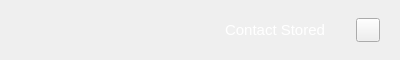
<?xml version="1.0" encoding="UTF-8"?>
<ui version="4.0">
 <class>SnackBar</class>
 <widget class="QDialog" name="SnackBar">
  <property name="geometry">
   <rect>
    <x>0</x>
    <y>0</y>
    <width>400</width>
    <height>60</height>
   </rect>
  </property>
  <property name="minimumSize">
   <size>
    <width>0</width>
    <height>60</height>
   </size>
  </property>
  <property name="maximumSize">
   <size>
    <width>16777215</width>
    <height>60</height>
   </size>
  </property>
  <property name="windowTitle">
   <string notr="true">N/A</string>
  </property>
  <layout class="QHBoxLayout" name="horizontalLayout">
   <property name="spacing">
    <number>0</number>
   </property>
   <property name="leftMargin">
    <number>100</number>
   </property>
   <property name="topMargin">
    <number>0</number>
   </property>
   <property name="rightMargin">
    <number>0</number>
   </property>
   <property name="bottomMargin">
    <number>0</number>
   </property>
   <item>
    <widget class="QWidget" name="snackContainer" native="true">
     <property name="styleSheet">
      <string notr="true"/>
     </property>
     <layout class="QHBoxLayout" name="horizontalLayout_2" stretch="0,2,0">
      <property name="spacing">
       <number>0</number>
      </property>
      <property name="rightMargin">
       <number>20</number>
      </property>
      <item>
       <spacer name="horizontalSpacer">
        <property name="orientation">
         <enum>Qt::Horizontal</enum>
        </property>
        <property name="sizeHint" stdset="0">
         <size>
          <width>40</width>
          <height>20</height>
         </size>
        </property>
       </spacer>
      </item>
      <item alignment="Qt::AlignHCenter|Qt::AlignVCenter">
       <widget class="QLabel" name="label">
        <property name="styleSheet">
         <string notr="true">padding-left:45px;
font-size: 15px;
color:white;</string>
        </property>
        <property name="text">
         <string>Contact Stored</string>
        </property>
        <property name="alignment">
         <set>Qt::AlignCenter</set>
        </property>
       </widget>
      </item>
      <item alignment="Qt::AlignVCenter">
       <widget class="QPushButton" name="pushButton">
        <property name="minimumSize">
         <size>
          <width>24</width>
          <height>24</height>
         </size>
        </property>
        <property name="maximumSize">
         <size>
          <width>24</width>
          <height>24</height>
         </size>
        </property>
        <property name="focusPolicy">
         <enum>Qt::NoFocus</enum>
        </property>
        <property name="autoFillBackground">
         <bool>true</bool>
        </property>
        <property name="styleSheet">
         <string notr="true"/>
        </property>
        <property name="text">
         <string/>
        </property>
       </widget>
      </item>
     </layout>
    </widget>
   </item>
  </layout>
 </widget>
 <resources/>
 <connections/>
</ui>
